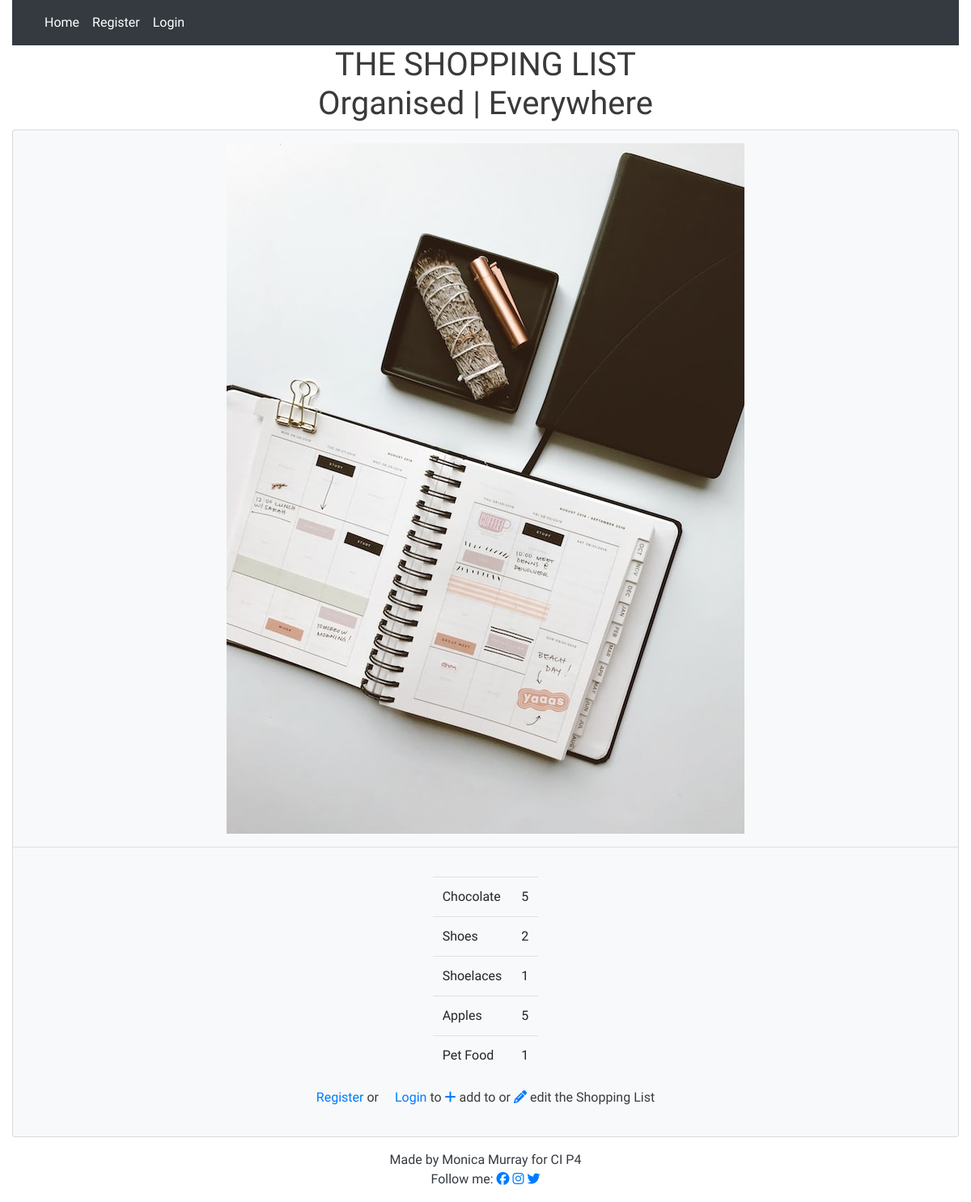
The page / on the database its author committed.
### list/models.py (models this page shows, shortened)
class Entry(models.Model):
    item_name = models.CharField(
        max_length=60, null=False, blank=False, unique=True)
    quantity = models.IntegerField(choices=QUANTITY_CHOICES)
    star = models.BooleanField(default=False)
    user = models.ForeignKey(User, on_delete=models.CASCADE)
    category = models.CharField(max_length=20, choices=CATEGORY_CHOICES)
    added_on = models.DateTimeField(auto_now_add=True)
    check_item_as_done = models.BooleanField(default=False)
    class Meta:
        ordering = ['-added_on', '-star',]

### list/views.py (the view)
# urls.py: path('', views.EntryList.as_view(), name='home'),
class EntryList(generic.ListView):
    model = Entry
    queryset = Entry.objects.all()
    template_name = 'index.html'
    paginate_by = 25

### templates/index.html (shortened to what this page needs)
{% extends 'base.html' %}
{% block content %}
<div class="row justify-content-center">
    {% if user.is_authenticated %}
    <div class="table-responsive-sm pt-5">
        <table class="table">
            <thead>
                <tr>
                    <h2>{{user.username}}'s List</h2>
                </tr>
                <tr>
                    <th scope="col"><a href="#"><i class="fa-solid fa-filter"></i></a></th>
                    <th scope="col">
                    </th>
                    <th scope="col"></th>
                    <th scope="col"><i class="fa-solid fa-star"></i></th>
                    <th scope="col"><i class="fa-solid fa-square-check"></i></th>
                    <th scope="col"></th>
                    <th scope="col"></th>
                </tr>
            </thead>
                <tr></tr>
            <tbody>
                {% for entry in entry_list %}
                <tr>
                    {% if entry.star %}
                            <td><a href="home/{{entry.id}}"><button type="submit" name="toggle_star" value="{{entry.id}}" class="btn-like"><i class="fa-solid fa-star"></i></button></a></td>
                        {% else %}
                            <td><a href="home/{{entry.id}}"><button type="submit" name="toggle_star" value="{{entry.id}}" class="btn-like"><i class="fa-regular fa-star"></i></button></a></td>
                        {% endif %}
                    {% if entry.check_item_as_done %}
                        <th scope="row"></th>
                        <td class="text-left text-capitalize"><strike> {{ entry.item_name }} </strike></td>
                        <td>{{entry.quantity}}</td>
                        <td></td>
                        <td></td>
                        <td><a href="delete/{{entry.id}}"><i class="fa-solid fa-trash-can"></i> Delete</a></td>
                    {% else %}
                        <th scope="row"></th>
                        <td class="text-left text-capitalize"> {{ entry.item_name }}</td>
                        <td>{{entry.quantity}}</td>
                        <td><a href="home/{{entry.id}}"><i class="fa-regular fa-star"></i></a></td>
                        <td><a href="#"><i class="fa-regular fa-square"></i></a></td>
                        <td><a href="edit/{{entry.id}}"><i class="fa-solid fa-pencil"></i> Edit</a></td>
                        <td><a href="delete/{{entry.id}}"><i class="fa-solid fa-trash-can"></i> Delete</a></td>
                        <!-- consider replacing the checkbox icon with bootstrap's
                        <div class="custom-control custom-checkbox">
                        <input type="checkbox" class="custom-control-input" id="customCheck1">
                        <label class="custom-control-label" for="customCheck1">Check this custom checkbox</label>
                        </div> -->
                    {% endif %}
                </tr>
                {% endfor %}
            </tbody>
        </table>
        <button type="button" class="btn-lg mb5"><a href="add/">Add Item</a></button>
    </div>
    {% else %}
    <div class="table-responsive-sm">
        <table class="table">
            {% for entry in entry_list %}
                <tr>
                    <td class="text-left text-capitalize"> {{ entry.item_name }}</td>
                    <td>{{entry.quantity}}</td>
                </tr>
            {% endfor %}
        </table>
    </div>
    </div>
        <div class="row justify-content-center">
            <p><a href="{% url 'account_signup' %}" class="card-link">
                    Register</a> or<a href="{% url 'account_login' %}" class="card-link">Login</a> to <a href="#"><i
                        class="fa-solid fa-plus"></i></a>
                add to or <a href="#"><i class="fa-solid fa-pencil"></i></a> edit the Shopping List
            </p>
        </div>
    {% endif %}
</div>
{% endblock %}

### static/images/css/style.css (style rules this page uses)
body { background-color: #FFFFFF; font-family: 'Nanum Myeongjo', 'Roboto', sans-serif; color: #3a3a3a; text-align: center; font-weight: 300; }

### rows shown on the page
Entry: item_name "Chocolate", quantity "5"
Entry: item_name "Shoes", quantity "2"
Entry: item_name "Shoelaces", quantity "1"
Entry: item_name "Apples", quantity "5"
Entry: item_name "Pet Food", quantity "1"
